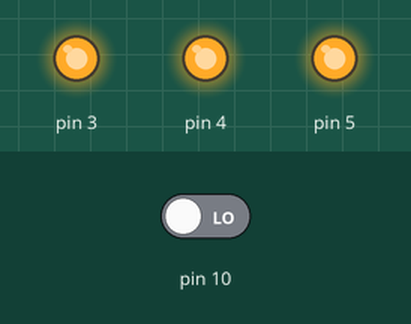
The sketch below on a simulated Arduino Uno, built with avr-gcc and run on an emulated ATmega328P. On the bench: output pins drawn as LEDs (lit = HIGH). Inputs (shaded band) come from the test bench; at power-on: pin 10 LOW.

Above: at 0.5 s.
At 2.0 s:
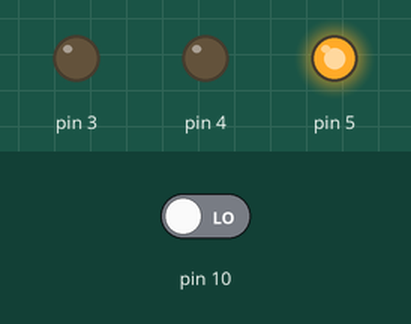
At 3.5 s:
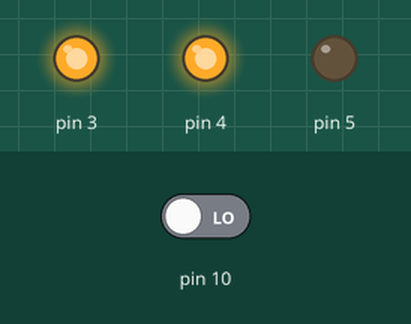
Timing chart, 0 to 5.4 s (numbered marks = the images above):
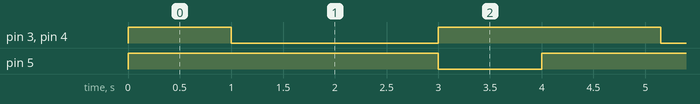

Measured:
- by itself, pin 3, pin 4: alternates HIGH for 2.2 s and LOW for 2.0 s
- by itself, pin 5: alternates HIGH for 3.2 s and LOW for 1.0 s
- by itself, everything shown: repeats every 4.2 s, in 3 steps

The sketch:

SanitizerSystem.ino
```cpp
#include "actuators.h"
#include "sonar.h"

bool runSanitizationProcedure(){
  actuate(LIGHT_ID, LOW);
  actuate(PUMP_ID, LOW);
  actuate(VALVE_ID, HIGH);

  delay(2000);
  actuate(LIGHT_ID, HIGH);
  actuate(PUMP_ID, HIGH);
  actuate(VALVE_ID, LOW);
  delay(1000);

  actuate(VALVE_ID, HIGH);
  return false;
}

void setup() {
  initializeActuators();
  initializeSonarSensor();
}

void loop() {
  SENSE_PROXIMITY > getProximity(driveSonar()) ? runSanitizationProcedure() : 0;
  delay(150);
}
```

actuators.h
```cpp
// ======================= [Actuator Control GPIO] ==========================
#define VALVE_ID 0x0
#define LIGHT_ID 0x1
#define PUMP_ID  0x2

#define VALVE    0x5
#define LIGHT    0x4
#define PUMP     0x3
#define ACTUATORS 3
// ======================= [Actuator Control GPIO] ==========================

const int actuators[ACTUATORS] = {VALVE, LIGHT, PUMP};

void actuate(int actuatorIndex, int state){
   digitalWrite(actuators[actuatorIndex], state);
}


void initializeActuators(){
   for(int i=0; ACTUATORS>i; i++){
      pinMode(actuators[i], OUTPUT);
      digitalWrite(actuators[i], HIGH);
   }
}
```

sonar.h
```cpp
// ======================= [SONAR Sensor GPIO] ==========================
#define ECHO_GPIO   0xa
#define PING_GPIO   0x9
#define SENSE_PROXIMITY 50
// ======================= [SONAR Sensor GPIO] ==========================

// ======================= [SONAR Sensor Subroutines] ==========================

long getProximity(long epoch){
    return epoch / 29 / 2;
}

long driveSonar(){
  digitalWrite(PING_GPIO, LOW);
  delayMicroseconds(2);
  digitalWrite(PING_GPIO, HIGH);
  delayMicroseconds(10);
  digitalWrite(PING_GPIO, LOW);
  return pulseIn(ECHO_GPIO, HIGH);
}

void initializeSonarSensor(){
  pinMode(ECHO_GPIO, INPUT);
  pinMode(PING_GPIO, LOW);
  digitalWrite(ECHO_GPIO, LOW);
}

// ======================= [SONAR Sensor Subroutines] ==========================
```
